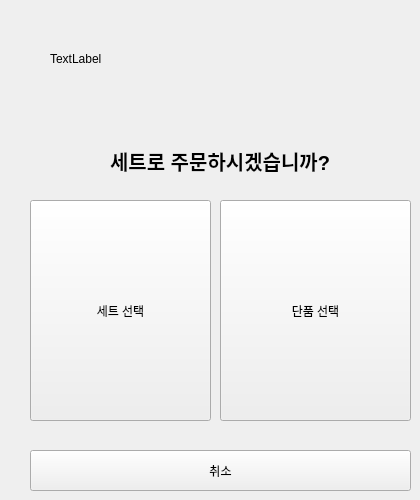
   <widget class="QWidget" name="page_12">
    <widget class="QLabel" name="label_4">
     <property name="geometry">
      <rect>
       <x>110</x>
       <y>120</y>
       <width>231</width>
       <height>81</height>
      </rect>
     </property>
     <property name="font">
      <font>
       <pointsize>15</pointsize>
       <weight>75</weight>
       <bold>true</bold>
      </font>
     </property>
     <property name="text">
      <string>세트로 주문하시겠습니까?</string>
     </property>
    </widget>
    <widget class="QLabel" name="label_5">
     <property name="geometry">
      <rect>
       <x>50</x>
       <y>50</y>
       <width>67</width>
       <height>17</height>
      </rect>
     </property>
     <property name="text">
      <string>TextLabel</string>
     </property>
    </widget>
    <widget class="QPushButton" name="btn_setch">
     <property name="geometry">
      <rect>
       <x>30</x>
       <y>200</y>
       <width>181</width>
       <height>221</height>
      </rect>
     </property>
     <property name="text">
      <string>세트 선택</string>
     </property>
    </widget>
    <widget class="QPushButton" name="set_sinch">
     <property name="geometry">
      <rect>
       <x>220</x>
       <y>200</y>
       <width>191</width>
       <height>221</height>
      </rect>
     </property>
     <property name="text">
      <string>단품 선택</string>
     </property>
    </widget>
    <widget class="QPushButton" name="btn_cancel">
     <property name="geometry">
      <rect>
       <x>30</x>
       <y>450</y>
       <width>381</width>
       <height>41</height>
      </rect>
     </property>
     <property name="text">
      <string>취소</string>
     </property>
    </widget>
   </widget>
